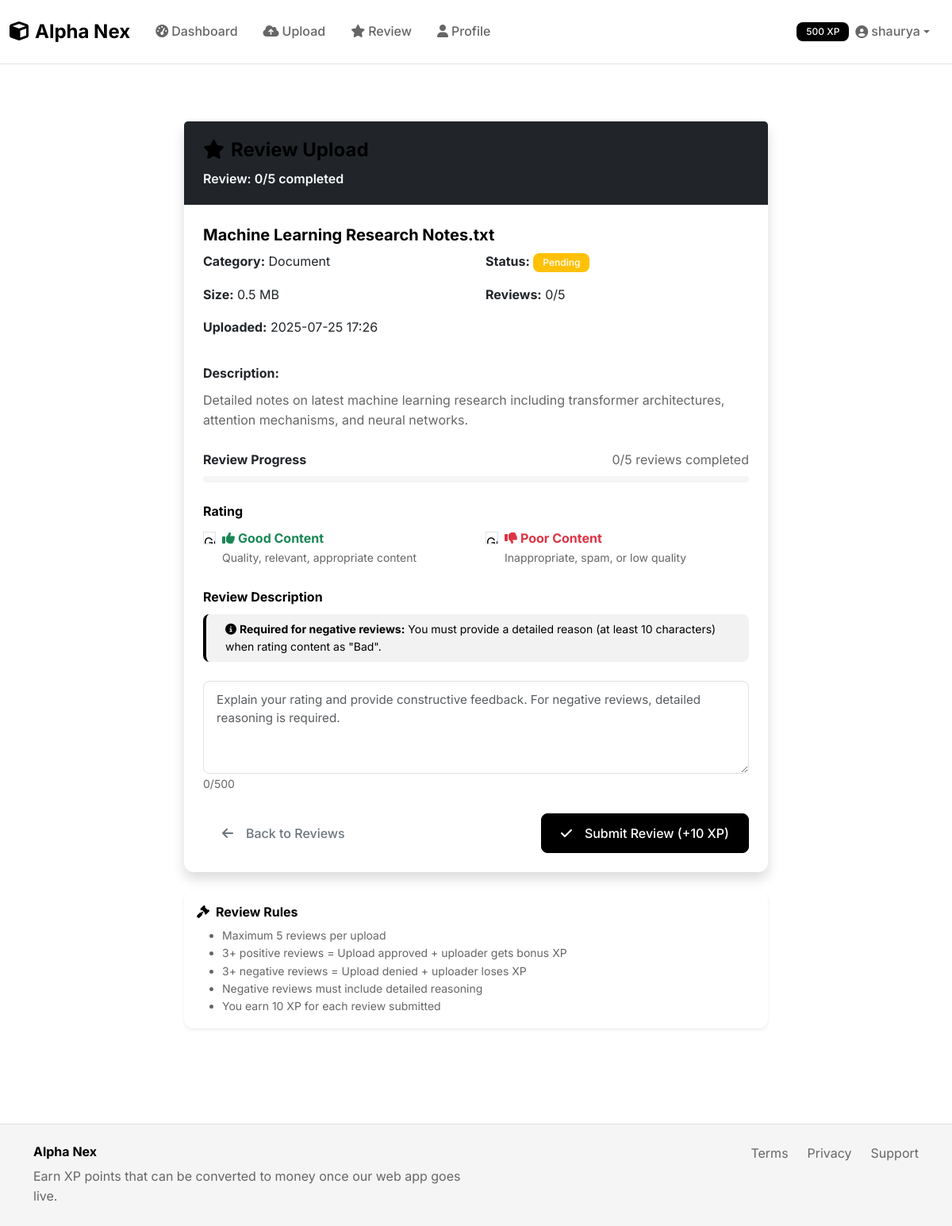
The app's page /review/13 (signed in) with its own data.
### models.py (models this page shows, shortened)
class User(UserMixin, db.Model):
    id = db.Column(db.Integer, primary_key=True)
    name = db.Column(db.String(100), nullable=False)
    email = db.Column(db.String(120), unique=True, nullable=False)
    password_hash = db.Column(db.String(256), nullable=False)
    is_verified = db.Column(db.Boolean, default=False)
    xp_points = db.Column(db.Integer, default=0)
    uploader_strikes = db.Column(db.Integer, default=0)
    reviewer_strikes = db.Column(db.Integer, default=0)
    is_banned = db.Column(db.Boolean, default=False)
    created_at = db.Column(db.DateTime, default=datetime.utcnow)
    kyc_verified = db.Column(db.Boolean, default=False)
    document_path = db.Column(db.String(255))
    selfie_path = db.Column(db.String(255))
    daily_upload_bytes = db.Column(db.Integer, default=0)
    daily_upload_count = db.Column(db.Integer, default=0)
    daily_upload_reset = db.Column(db.DateTime, default=datetime.utcnow)
    daily_review_count = db.Column(db.Integer, default=0)
    daily_review_reset = db.Column(db.DateTime, default=datetime.utcnow)
    uploads = db.relationship('Upload', backref='user', lazy=True)
    reviews = db.relationship('Review', backref='reviewer', lazy=True)
    strikes = db.relationship('Strike', backref='user', lazy=True)
    def reset_daily_counters_if_needed(self):
        try:
            current_date = datetime.utcnow().date()
            if self.daily_upload_reset and current_date > self.daily_upload_reset.date():
                self.daily_upload_bytes = 0
                self.daily_upload_count = 0
                self.daily_upload_reset = datetime.utcnow()
            elif not self.daily_upload_reset:
                self.daily_upload_reset = datetime.utcnow()
            if self.daily_review_reset and current_date > self.daily_review_reset.date():
                self.daily_review_count = 0
                self.daily_review_reset = datetime.utcnow()
            elif not self.daily_review_reset:
                self.daily_review_reset = datetime.utcnow()
            db.session.commit()
        except Exception as e:
            pass  # Fail silently
    def can_review_today(self):
        try:
            self.reset_daily_counters_if_needed()
            return (self.daily_review_count or 0) < 5
        except Exception as e:
            return True

class Upload(db.Model):
    id = db.Column(db.Integer, primary_key=True)
    user_id = db.Column(db.Integer, db.ForeignKey('user.id'), nullable=False)
    filename = db.Column(db.String(255), nullable=False)
    original_filename = db.Column(db.String(255), nullable=False)
    file_path = db.Column(db.String(500), nullable=False)
    file_size = db.Column(db.Integer, nullable=False)
    description = db.Column(db.Text, nullable=False)
    category = db.Column(db.String(50), nullable=False)
    status = db.Column(db.String(20), default='pending')  # pending, approved, rejected
    ai_consent = db.Column(db.Boolean, default=False)
    uploaded_at = db.Column(db.DateTime, default=datetime.utcnow)
    deletion_deadline = db.Column(db.DateTime)
    duplicate_score = db.Column(db.Float, default=0.0)
    spam_score = db.Column(db.Float, default=0.0)
    reviews = db.relationship('Review', backref='upload', lazy=True, cascade='all, delete-orphan')

### routes.py (the view, shortened to what this page needs)
@app.route('/review/<int:upload_id>', methods=['GET', 'POST'])
def review_upload(upload_id):
    user_name = session.get('user_name')
    demo_user_id = session.get('demo_user_id')
    if not user_name or not demo_user_id:
        return redirect(url_for('name_entry'))
    demo_user = User.query.get(demo_user_id)
    if not demo_user:
        return redirect(url_for('name_entry'))
    if demo_user.xp_points >= 1500:
        flash('You have reached 1500 XP! Please create an account to continue using Alpha Nex.', 'warning')
        return redirect(url_for('dashboard'))
    if demo_user.is_banned:
        flash('Your account is banned and cannot review content.', 'error')
        return redirect(url_for('dashboard'))
    if not demo_user.can_review_today():
        remaining_reviews = demo_user.get_remaining_reviews_today()
        flash(f'Daily review limit reached! You can review {remaining_reviews} more items today. Limit resets at midnight.', 'warning')
        return redirect(url_for('dashboard'))
    upload = Upload.query.get_or_404(upload_id)
    if upload.user_id == demo_user.id:
        flash('You cannot review your own uploads.', 'error')
        return redirect(url_for('review_content'))
    existing_review = Review.query.filter_by(upload_id=upload_id, reviewer_id=demo_user.id).first()
    if existing_review:
        flash('You have already reviewed this upload.', 'error')
        return redirect(url_for('review_content'))
    review_count = Review.query.filter_by(upload_id=upload_id).count()
    if review_count >= 5:
        flash('This upload has reached the maximum number of reviews (5).', 'error')
        return redirect(url_for('review_content'))
    form = ReviewForm()
    existing_reviews = Review.query.filter_by(upload_id=upload_id).all()
    return render_template('reviewer/review_upload.html', upload=upload, form=form,
                         existing_reviews=existing_reviews, review_count=len(existing_reviews), demo_user=demo_user)

### templates/reviewer/review_upload.html (shortened to what this page needs)
{% extends "base.html" %}
{% block content %}
<div class="container my-5">
    <div class="row justify-content-center">
        <div class="col-lg-8">
            <div class="card border-0 shadow">
                <div class="card-header bg-dark text-white">
                    <h4 class="mb-0">
                        <i class="fas fa-star me-2"></i>Review Upload
                    </h4>
                    <p class="mb-0 mt-2 text-light">Review: {{ review_count }}/5 completed</p>
                </div>
                <div class="card-body p-4">
                    <div class="mb-4">
                        <h5 class="fw-bold">{{ upload.original_filename }}</h5>
                        <div class="row">
                            <div class="col-md-6">
                                <p><strong>Category:</strong> {{ upload.category.title() }}</p>
                                <p><strong>Size:</strong> {{ "%.1f"|format(upload.file_size / 1024 / 1024) }} MB</p>
                                <p><strong>Uploaded:</strong> {{ upload.uploaded_at.strftime('%Y-%m-%d %H:%M') }}</p>
                            </div>
                            <div class="col-md-6">
                                <p><strong>Status:</strong>
                                    <span class="badge bg-{% if upload.status == 'approved' %}success{% elif upload.status == 'rejected' %}danger{% else %}warning{% endif %}">
                                        {{ upload.status.title() }}
                                    </span>
                                </p>
                                <p><strong>Reviews:</strong> {{ review_count }}/5</p>
                            </div>
                        </div>
                        <div class="mt-3">
                            <strong>Description:</strong>
                            <p class="text-muted mt-2">{{ upload.description }}</p>
                        </div>
                    </div>
                    <div class="mb-4">
                        <div class="d-flex justify-content-between align-items-center mb-2">
                            <span class="fw-bold">Review Progress</span>
                            <span class="text-muted">{{ review_count }}/5 reviews completed</span>
                        </div>
                        <div class="progress mb-2" style="height: 8px;">
                        </div>
                    </div>
                    <form method="POST">
                        <div class="mb-4">
                            {{ form.rating.label(class="form-label fw-bold") }}
                            <div class="row">
                                <div class="col-md-6">
                                    <div class="form-check">
                                        {{ form.rating(value="good", class="form-check-input") }}
                                        <label class="form-check-label text-success fw-bold" for="{{ form.rating.id }}-0">
                                            <i class="fas fa-thumbs-up me-1"></i>Good Content
                                        </label>
                                        <small class="text-muted d-block">Quality, relevant, appropriate content</small>
                                    </div>
                                </div>
                                <div class="col-md-6">
                                    <div class="form-check">
                                        {{ form.rating(value="bad", class="form-check-input") }}
                                        <label class="form-check-label text-danger fw-bold" for="{{ form.rating.id }}-1">
                                            <i class="fas fa-thumbs-down me-1"></i>Poor Content
                                        </label>
                                        <small class="text-muted d-block">Inappropriate, spam, or low quality</small>
                                    </div>
                                </div>
                            </div>
                        </div>
                        <div class="mb-4">
                            {{ form.description.label(class="form-label fw-bold") }}
                            <div class="alert alert-info py-2">
                                <small><i class="fas fa-info-circle me-1"></i><strong>Required for negative reviews:</strong> You must provide a detailed reason (at least 10 characters) when rating content as "Bad".</small>
                            </div>
                            {{ form.description(class="form-control", rows="4", placeholder="Explain your rating and provide constructive feedback. For negative reviews, detailed reasoning is required.") }}
                        </div>
                        <div class="d-flex justify-content-between">
                            <a href="{{ url_for('review_content') }}" class="btn btn-outline-secondary">
                                <i class="fas fa-arrow-left me-2"></i>Back to Reviews
                            </a>
                            <button type="submit" class="btn btn-dark">
                                <i class="fas fa-check me-2"></i>Submit Review (+10 XP)
                            </button>
                        </div>
                    </form>
                </div>
            </div>
            <div class="card border-0 shadow-sm mt-4">
                <div class="card-body p-3">
                    <h6 class="fw-bold mb-2"><i class="fas fa-gavel me-2"></i>Review Rules</h6>
                    <ul class="mb-0 small text-muted">
                        <li>Maximum 5 reviews per upload</li>
                        <li>3+ positive reviews = Upload approved + uploader gets bonus XP</li>
                        <li>3+ negative reviews = Upload denied + uploader loses XP</li>
                        <li>Negative reviews must include detailed reasoning</li>
                        <li>You earn 10 XP for each review submitted</li>
                    </ul>
                </div>
            </div>
        </div>
    </div>
</div>
{% endblock %}

### templates/base.html (shortened to what this page needs)
<!DOCTYPE html>
<html lang="en">
<head>
    <link href="https://cdn.jsdelivr.net/npm/bootstrap@5.3.0/dist/css/bootstrap.min.css" rel="stylesheet">
    <link href="https://cdnjs.cloudflare.com/ajax/libs/font-awesome/6.4.0/css/all.min.css" rel="stylesheet">
    <link href="{{ url_for('static', filename='css/style.css') }}" rel="stylesheet">
</head>
<body>
    <nav class="navbar navbar-expand-lg navbar-light bg-white border-bottom">
        <div class="container-fluid">
            <a class="navbar-brand fw-bold text-black" href="{{ url_for('index') }}">
                <i class="fas fa-cube me-2"></i>Alpha Nex
            </a>
            <div class="collapse navbar-collapse" id="navbarNav">
                <ul class="navbar-nav me-auto">
                    <li class="nav-item">
                        <a class="nav-link" href="{{ url_for('dashboard') }}">
                            <i class="fas fa-tachometer-alt me-1"></i>Dashboard
                        </a>
                    </li>
                    <li class="nav-item">
                        <a class="nav-link" href="{{ url_for('upload_file') }}">
                            <i class="fas fa-cloud-upload-alt me-1"></i>Upload
                        </a>
                    </li>
                    <li class="nav-item">
                        <a class="nav-link" href="{{ url_for('review_content') }}">
                            <i class="fas fa-star me-1"></i>Review
                        </a>
                    </li>
                    <li class="nav-item">
                        <a class="nav-link" href="{{ url_for('profile') }}">
                            <i class="fas fa-user me-1"></i>Profile
                        </a>
                    </li>
                </ul>
                <ul class="navbar-nav">
                    <li class="nav-item dropdown">
                        <a class="nav-link dropdown-toggle d-flex align-items-center" href="#" role="button" data-bs-toggle="dropdown">
                            <span class="badge bg-dark me-2">{{ demo_user.xp_points if demo_user else 500 }} XP</span>
                            <i class="fas fa-user-circle me-1"></i>{{ demo_user.name if demo_user else 'Demo User' }}
                        </a>
                    </li>
                </ul>
            </div>
        </div>
    </nav>
    <main class="container-fluid py-4">
        {% block content %}{% endblock %}
    </main>
    <footer class="bg-light border-top mt-5 py-4">
        <div class="container">
            <div class="row">
                <div class="col-md-6">
                    <h6 class="fw-bold text-black">Alpha Nex</h6>
                    <p class="text-muted mb-0">Earn XP points that can be converted to money once our web app goes live.</p>
                </div>
                <div class="col-md-6 text-md-end">
                    <div class="d-flex justify-content-md-end gap-4">
                        <a href="#" class="text-decoration-none text-muted">Terms</a>
                        <a href="#" class="text-decoration-none text-muted">Privacy</a>
                        <a href="#" class="text-decoration-none text-muted">Support</a>
                    </div>
                </div>
            </div>
        </div>
    </footer>
</body>
</html>

### records on screen
User: xp_points "500", name "shaurya"
Upload: original_filename "Machine Learning Research Notes.txt", category "Document", upload.file_size/1024/1024 "0.5", uploaded_at "2025-07-25 17:26", status "Pending", description "Detailed notes on latest machine learning research including transformer architectures, attention mechanisms, and neural networks."

### other values on screen
{{ review_count }} "0"
